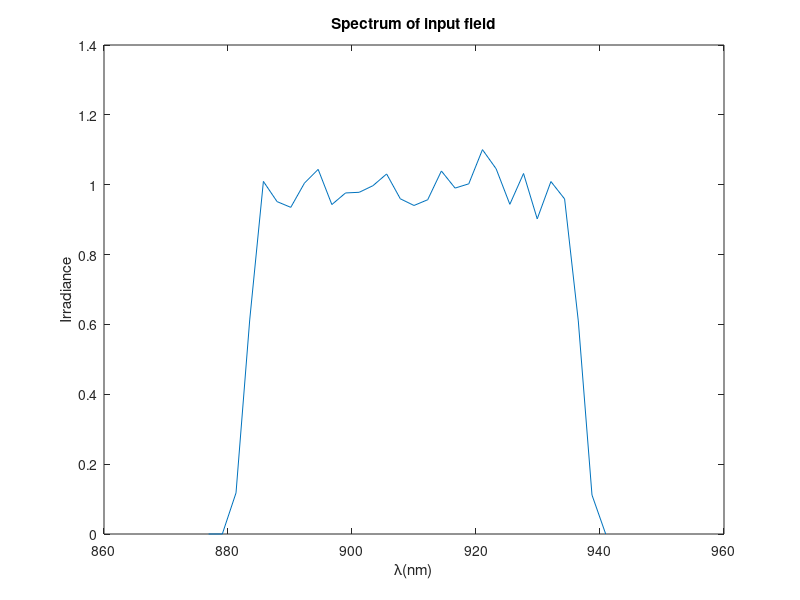

Recreate this plot in MATLAB. (Note: this script raises an error after producing the figure.)
clear all
close all
%%calculate wavefront

%%initial parameter
lambda0=910e-9;%central wavelength
duration=25e-15;%transform bandwidth in various units
deltav=0.5/duration;
deltalambdainv=deltav/3e8;
deltalambda=lambda0^2*deltalambdainv;
lambda=(lambda0-deltalambda/2*1.2):(2*deltalambda/50):(lambda0+deltalambda/2*1.2-2*deltalambda/50);
fluctuation=cos(2*pi*lambda*1e-3)+randn(size(lambda))*0.5e-1;
l=10;
spectrum=exp(-((lambda-lambda0)/(deltalambda/2)).^(2*l)).*fluctuation;
plot(lambda/1e-9,spectrum)
xlabel('\lambda(nm)'); ylabel('Irradiance');
title('Spectrum of input field');

deltad=10e-3;%spatial interval between two beams
didx=8;%index difference for lambda

c=1/lambda0;%scale for different wavelength coordinate
M=50;
L=150e-3;
z=2;
dx=L/M;
x=-L/2:dx:L/2-dx; 
y=x; 
[X,Y]=meshgrid(x,y);

w=150e-3;%aperture of beams
% E0=100;
% R0=100e-3;
% l=10;
for k=1:numel(lambda)
L1(k)=8*c*lambda(k);%side length
dx1(k)=dx*c*lambda(k);
end

%% generate random phase screen
%phi(x-coordinate,y-coordinate,index of lambda,index of phase screen)
%sgx,phasescreen parameter;ppp,num of phasescreen per each parameter
k=1;
for sgx=(2:12)*1e-2% phasescreen parameter
    for ppp=1:10 %num of phasescreen per each parameter
    phi(:,:,:,k)= phasescreen(sgx,lambda,M,dx1);
    k=k+1;
    end
end
%% diffraction limit far-field intensity
for k=1:didx:numel(lambda)
%%coherent beam combination
%in-phase mode irridance distribution

x1=-L1(k)/2:dx1(k):L1(k)/2-dx1(k);%src coords
y1=x1;
[X1,Y1]=meshgrid(x1,y1);
u1=zeros(size(X1));
u1=setu1(0,0,u1,w,deltad,dx1(k),L1(k),M,spectrum(k));
% 
I1=abs(u1.*2); %src irradiance

figure
imagesc(x1,y1,I1);
axis square; axis xy;
xlabel('x (m)'); ylabel('y (m)');
title('z= 0 m');

[u2t,L2]=propFF(u1,L1(k),dx1(k),lambda(k),z);
u2(:,:,k)=u2t;
end
dx2=lambda(1)*z/L1(1);
x2=-L2/2:dx2:L2/2-dx2;%obs ords
y2=x2;
[X2,Y2]=meshgrid(x2,y2);
I2=abs(sum(u2,3).^2);
figure,imagesc(x2,y2,nthroot(I2,3));
%% find x-direction and y-direction diffraction limit
[pks1,locs1]=findpeaks(-I2(round(size(I2,1)/2),:),x2);
plot(x2,I2(round(size(I2,1)/2),:));
hold on
% plot(locs1,-pks1,'*');
rdlx=min(abs(locs1));%radius of diffraction limit

[pks2,locs2]=findpeaks(-I2(:,round(size(I2,2)/2)),x2);
plot(x2,I2(:,round(size(I2,2)/2)));
% hold on
% plot(locs2,-pks2,'*');
rdly=min(abs(locs2));%radius of diffraction limit
legend('x-direction intensity','y-direction intensity');

%% calculate max intensity and energy in diffraction limit 
maxI2=max(max(I2));%maxium of irridiance for in-phase mode
maxdlenergy=dlenergy(I2,rdlx,rdly,X2,Y2);

%% wave error same for two beams
Numofpoint=30;%Num of calcultaed point for a scale
scale=0.002;%scale factor for different wavefront
para_same(Numofpoint)=struct('SR',[],'SRdl',[],'ECdl',[],...
    'rof80',[],'PV',[],'RMS',[],'GRMS',[],'GPV',[],'I2',[]);
for scale=0.15;%scale factor for different wavefront
for m=1:Numofpoint
    idxphase=floor(rand*size(phi,4))+1;
%     I2=zeros(size(I2));
for k=1:didx:numel(lambda)
%%coherent beam combination
x1=-L1(k)/2:dx1(k):L1(k)/2-dx1(k);
y1=x1;
[X1,Y1]=meshgrid(x1,y1);
u1=zeros(size(X1));


u1=setu1(scale*phi(:,:,k,idxphase),scale*phi(:,:,k,idxphase)...
   ,u1,w,deltad,dx1(k),L1(k),M,spectrum(k));
% 
% I1=abs(u1.*2); %src irradiance
% 
% figure
% imagesc(x1,y1,I1);
% axis square; axis xy;
% xlabel('x (m)'); ylabel('y (m)');
% title('z= 0 m');
[u2t,L2]=propFF(u1,L1(k),dx1(k),lambda(k),z);
u2(:,:,k)=u2t;
end
% dx2=lambda(k)*z/L1;
% x2=-L2/2:dx2:L2/2-dx2;%obs ords
% y2=x2;
% [X2,Y2]=meshgrid(x2,y2);
    I2=abs(sum(u2,3).^2);
%     figure,imagesc(x2,y2,nthroot(I2,3));
    para_same(m).I2=I2(1:13:end,1:7:end);
    para_same(m).SR=max(max(I2))/maxI2;
    para_same(m).SRdl=dlenergy(I2,rdlx,rdly,X2,Y2)/maxdlenergy;
    para_same(m).ECdl=ECenergySquare(I2,rdlx,rdly,X2,Y2 );
    %Calculate radius of 80% encircled energy
    rof80x=rdlx;
    rof80y=rdly;
    while ECenergySquare(I2,rof80x,rof80y,X2,Y2 )<0.8
            rof80x=rof80x+0.15*rdlx;
            rof80y=rof80y+0.15*rdly;
    end
    para_same(m).rof80=[rof80x,rof80y];
    
    dphi=scale*phi(:,:,k,idxphase);
    para_same(m).PV=peak2peak(peak2peak(dphi)/(2*pi));   %
    para_same(m).RMS=rms(rms(dphi))/(2*pi);
    [gx,gy] = gradient(dphi/(2*pi),dx1(round(numel(lambda)/2)+1)*1e2);%transform unit
    grad=sqrt(gx.^2+gy.^2);
    para_same(m).GRMS=rms(rms(grad));
    para_same(m).GPV=peak2peak(peak2peak(grad));
end
save(['parsame_',num2str(scale),'.mat'],'para_same');%save result
clear u2 para_same;
end

%% wave error for two beams is different
Numofpoint=30;%Num of calcultaed point for a scale

para_diff(Numofpoint)=struct('SR',[],'SRdl',[],'ECdl',[],...
    'rof80',[],'PV',[],'RMS',[],'GRMS',[],'GPV',[],'I2',[]);
for scale=0.15;%scale factor for different wavefront
for m=1:Numofpoint
    idxphase1=floor(rand*size(phi,4))+1;
    idxphase2=floor(rand*size(phi,4))+1;
    while idxphase1==idxphase2
        idxphase2=floor(rand*size(phi,4))+1;
    end

for k=1:didx:numel(lambda)
%%coherent beam combination
x1=-L1(k)/2:dx1(k):L1(k)/2-dx1(k);
y1=x1;
[X1,Y1]=meshgrid(x1,y1);
u1=zeros(size(X1));


u1=setu1(scale*phi(:,:,k,idxphase1),scale*phi(:,:,k,idxphase2)...
   ,u1,w,deltad,dx1(k),L1(k),M,spectrum(k));
% 
% I1=abs(u1.*2); %src irradiance
% 
% figure
% imagesc(x1,y1,I1);
% axis square; axis xy;
% xlabel('x (m)'); ylabel('y (m)');
% title('z= 0 m');
[u2t,L2]=propFF(u1,L1(k),dx1(k),lambda(k),z);
u2(:,:,k)=u2t;
end
% dx2=lambda(k)*z/L1;
% x2=-L2/2:dx2:L2/2-dx2;%obs ords
% y2=x2;
% [X2,Y2]=meshgrid(x2,y2);
    I2=abs(sum(u2,3).^2);
%     figure,imagesc(x2,y2,nthroot(I2,3));
    para_diff(m).I2=I2(1:13:end,1:7:end);
    para_diff(m).SR=max(max(I2))/maxI2;
    para_diff(m).SRdl=dlenergy(I2,rdlx,rdly,X2,Y2)/maxdlenergy;
    para_diff(m).ECdl=ECenergySquare(I2,rdlx,rdly,X2,Y2 );
    %Calculate radius of 80% encircled energy
    rof80x=rdlx;
    rof80y=rdly;
    while ECenergySquare(I2,rof80x,rof80y,X2,Y2 )<0.8
            rof80x=rof80x+0.15*rof80x;
            rof80y=rof80y+0.15*rof80y;
    end
    para_diff(m).rof80=[rof80x,rof80y];
    
    dphi=scale*phi(:,:,k,idxphase1)-scale*phi(:,:,k,idxphase2);
    para_diff(m).PV=peak2peak(peak2peak(dphi)/(2*pi));   %
    para_diff(m).RMS=rms(rms(dphi))/(2*pi);
    [gx,gy] = gradient(dphi/(2*pi),dx1(round(numel(lambda)/2)+1)*1e2);%transform unit
    grad=sqrt(gx.^2+gy.^2);
    para_diff(m).GRMS=rms(rms(grad));
    para_diff(m).GPV=peak2peak(peak2peak(grad));
end
save(['pardiff_',num2str(scale),'.mat'],'para_diff');%save result
clear u2 para_diff;
end

%% piston error for two beams 
Numofpoint=30;%Num of calcultaed point for a scale
piston=linspace(-1.5*pi,1.5*pi,Numofpoint);
para_piston(Numofpoint)=struct('SR',[],'SRdl',[],'ECdl',[],...
    'rof80',[],'piston',[],'I2',[]);

for m=1:Numofpoint
for k=1:didx:numel(lambda)
%%coherent beam combination
x1=-L1(k)/2:dx1(k):L1(k)/2-dx1(k);
y1=x1;
[X1,Y1]=meshgrid(x1,y1);
u1=zeros(size(X1));


u1=setu1(0,piston(m)...
   ,u1,w,deltad,dx1(k),L1(k),M,spectrum(k));
% 
% I1=abs(u1.*2); %src irradiance
% 
% figure
% imagesc(x1,y1,I1);
% axis square; axis xy;
% xlabel('x (m)'); ylabel('y (m)');
% title('z= 0 m');
[u2t,L2]=propFF(u1,L1(k),dx1(k),lambda(k),z);
u2(:,:,k)=u2t;
end
    I2=abs(sum(u2,3).^2);
%     figure,imagesc(x2,y2,nthroot(I2,3));
    para_piston(m).I2=I2(1:13:end,1:7:end);
    para_piston(m).SR=max(max(I2))/maxI2;
    para_piston(m).SRdl=dlenergy(I2,rdlx,rdly,X2,Y2)/maxdlenergy;
    para_piston(m).ECdl=ECenergySquare(I2,rdlx,rdly,X2,Y2 );
    %Calculate radius of 80% encircled energy
    rof80x=rdlx;
    rof80y=rdly;
    while ECenergySquare(I2,rof80x,rof80y,X2,Y2 )<0.8
            rof80x=rof80x+0.15*rof80x;
            rof80y=rof80y+0.15*rof80y;
    end
    para_piston(m).rof80=[rof80x,rof80y];
    para_piston(m).piston=piston(m);
end
save(['parpiston_','.mat'],'para_piston');%save 
clear u2 para_piston;
%% tip/tilt error for two beams 
Numofpoint=30;%Num of calcultaed point for a scale
tip=linspace(-3e-6,3e-6,Numofpoint);
para_tip(Numofpoint)=struct('SR',[],'SRdl',[],'ECdl',[],...
    'rof80',[],'tip',[],'I2',[]);

for m=1:Numofpoint
for k=1:didx:numel(lambda)
%%coherent beam combination
x1=-L1(k)/2:dx1(k):L1(k)/2-dx1(k);
y1=x1;
[X1,Y1]=meshgrid(x1,y1);
u1=zeros(size(X1));


u1=setu1tilt(tip(m),0,u1,w,deltad,dx1(k),L1(k),M,spectrum(k),lambda(k));
% 
% I1=abs(u1.*2); %src irradiance
% 
% figure
% imagesc(x1,y1,I1);
% axis square; axis xy;
% xlabel('x (m)'); ylabel('y (m)');
% title('z= 0 m');
[u2t,L2]=propFF(u1,L1(k),dx1(k),lambda(k),z);
u2(:,:,k)=u2t;
end
    I2=abs(sum(u2,3).^2);
%     figure,imagesc(x2,y2,nthroot(I2,3));
    para_tip(m).I2=I2(1:13:end,1:7:end);
    para_tip(m).SR=max(max(I2))/maxI2;
    para_tip(m).SRdl=dlenergy(I2,rdlx,rdly,X2,Y2)/maxdlenergy;
    para_tip(m).ECdl=ECenergySquare(I2,rdlx,rdly,X2,Y2 );
    %Calculate radius of 80% encircled energy
    rof80x=rdlx;
    rof80y=rdly;
    while ECenergySquare(I2,rof80x,rof80y,X2,Y2 )<0.8
            rof80x=rof80x+0.15*rof80x;
            rof80y=rof80y+0.15*rof80y;
    end
    para_tip(m).rof80=[rof80x,rof80y];
    para_tip(m).tip=tip(m);
end
save(['partip_','.mat'],'para_tip');%save 
clear u2 para_tip;
%% tip/tilt error for two beams 
Numofpoint=30;%Num of calcultaed point for a scale
tilt=tip;
para_tilt(Numofpoint)=struct('SR',[],'SRdl',[],'ECdl',[],...
    'rof80',[],'tilt',[],'I2',[]);

for m=1:Numofpoint
for k=1:didx:numel(lambda)
%%coherent beam combination
x1=-L1(k)/2:dx1(k):L1(k)/2-dx1(k);
y1=x1;
[X1,Y1]=meshgrid(x1,y1);
u1=zeros(size(X1));


u1=setu1tilt(0,tilt(m),u1,w,deltad,dx1(k),L1(k),M,spectrum(k),lambda(k));
% 
% I1=abs(u1.*2); %src irradiance
% 
% figure
% imagesc(x1,y1,I1);
% axis square; axis xy;
% xlabel('x (m)'); ylabel('y (m)');
% title('z= 0 m');
[u2t,L2]=propFF(u1,L1(k),dx1(k),lambda(k),z);
u2(:,:,k)=u2t;
end
    I2=abs(sum(u2,3).^2);
%     figure,imagesc(x2,y2,nthroot(I2,3));
    para_tilt(m).I2=I2(1:13:end,1:7:end);
    para_tilt(m).SR=max(max(I2))/maxI2;
    para_tilt(m).SRdl=dlenergy(I2,rdlx,rdly,X2,Y2)/maxdlenergy;
    para_tilt(m).ECdl=ECenergySquare(I2,rdlx,rdly,X2,Y2 );
    %Calculate radius of 80% encircled energy
    rof80x=rdlx;
    rof80y=rdly;
    while ECenergySquare(I2,rof80x,rof80y,X2,Y2 )<0.8
            rof80x=rof80x+0.15*rof80x;
            rof80y=rof80y+0.15*rof80y;
    end
    para_tilt(m).rof80=[rof80x,rof80y];
    para_tilt(m).tilt=tilt(m);
end
save(['partilt_','.mat'],'para_tilt');%save 
clear u2 para_tilt;





